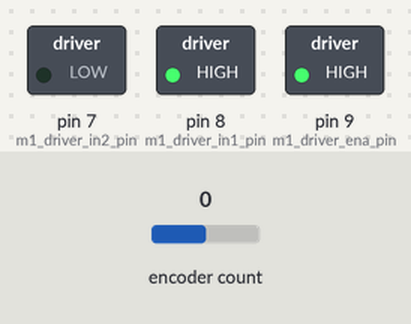
Bench run of a sketch on a simulated Arduino Uno, built with avr-gcc and run on an emulated ATmega328P. Shown: switched loads named in the sketch (green lamp = pin HIGH). The test bench sets the inputs (shaded band); at power-on: encoder count 0. What the sketch prints to the serial monitor is not drawn.

Above: at 0.1 s.
At 26.1 s:
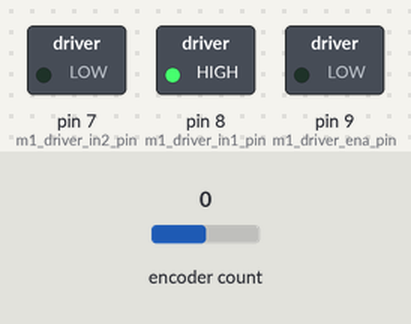
Timing chart, 0 to 27.6 s (numbered marks = the images above):
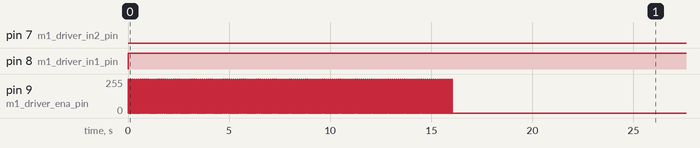

Measured:
- by itself, pin 8 (m1_driver_in1_pin): LOW → HIGH at 0.00 s
- by itself, pin 9 (m1_driver_ena_pin): alternates 255/255 for 0.01 s and 0/255 for 0.02 s, 982 changes in all, then stays 0/255

The sketch:

Motor04_PwmFreqEffect.ino
```cpp
/*
 Name:		Motor04_SpeedControl_OpenLoop.ino
 Created:	9/27/2019 5:26:56 PM
 Author:	leungp

 This code allow setting the PWM speed and PWM frequency for a motor.
Monitoring the speed via the encoder

*/

// Test Result for 775 (1:49) No Load. Input voltage 13V
// 0.1u Capcacitor attached across motor
// stepPerRev = (60*49);
// | PWM Freq | PWM Value                 |
// | -------- | ---- | ---- | ---- | ---- |
// |          | 64   | 128  | 192  | 255  |
// | -------- | ---- | ---- | ---- | ---- |
// | 122 Hz   | 1.32 | 1.45 | 1.5  | 1.52 |
// | 490 Hz   | 1.11 | 1.39 | 1.47 | 1.52 |
// | 3921 Hz  | 0.39 | 0.94 | 1.22 | 1.53 |
// | 31372 Hz | 0    | 0.39 | 0.91 | 1.53 | (Burnt the motor line capacitor)


// No more capcacitor attached across motor
// | PWM Freq | PWM Value                 |
// | -------- | ---- | ---- | ---- | ---- |
// |          | 64   | 128  | 192  | 255  |
// | -------- | ---- | ---- | ---- | ---- |
// | 30.6 Hz  | 1.35 | 1.44 | 1.48 | 1.5  |
// | 122  Hz  | 1.30 | 1.43 | 1.47 | 1.5  |
// | 490  Hz  | 1.06 | 1.35 | 1.44 | 1.5  |
// | 3921 Hz  | 0.39 | 0.93 | 1.21 | 1.5  |
// | 31372 Hz | Not dare to test anymore  |

// Conclusion: In both test 3912 Hz has the the most linear response.
// We should use this frequency in the future for the PID control

// Note on the 31372 Hz burnt the first cap
// reactance Xc = 1/(2*Pi*f*C)
// The 0.1uF cap has Reactance Xc = 160000/f
// In the case of 31372Hz, the Reactance is 5 Ohms.
// When 6V to 9V is applied, the current is more than 1A, thus the cap exploded. :(
// In the case of 3921 Hz, the Reactance is about 40 Ohms. should be fine.

#include "DCMotor.h"

const uint8_t m1_driver_ena_pin = 9;             // the pin the motor driver ENA1 is attached to (PWM Pin)
const uint8_t m1_driver_in1_pin = 8;             // the pin the motor driver IN1 is attached to
const uint8_t m1_driver_in2_pin = 7;             // the pin the motor driver IN2 is attached to
DCMotor Motor1(m1_driver_ena_pin, m1_driver_in1_pin, m1_driver_in2_pin);

#include "Encoder.h"
constexpr int stepPerRev = (60 * 49);
constexpr long reportInterval = 50; //millis
Encoder myEnc(2, 3);

void perform_one_test(int pwm, double durationSec = 1.0) {
    // Set Motor pwm to test value
    Motor1.setSpeed(pwm);
    // Print the first variable
    Serial.print(pwm);
    Serial.print(' ');
    // Wait until motor speed settle
    delay(1000);
    // Perform step counting for a duration
    unsigned long startTimeMicros = micros();
    long startPos = myEnc.read();
    while (micros() - startTimeMicros < durationSec * 1000000) {

    }
    long endPos = myEnc.read();
    // Print the result back + newline
    Serial.println((endPos - startPos) / durationSec);
}

void perform_multiple_test(int pwmStart, int pwmEnd, int step, double durationSec = 1.0) {
    for (int pwm = pwmStart; pwm < pwmEnd; pwm = pwm + step) {
        perform_one_test(pwm, durationSec);
    }
}

void perform_all_frequency_test(int pwmStart, int pwmEnd, int step, double durationSec = 1.0) {
    // Test 1 0030
    TCCR1B = TCCR1B & B11111000 | B00000101;    // set timer 1 divisor to     1024 for PWM frequency of   30.64 Hz
    Serial.println("result_0030 = [");
    perform_multiple_test(pwmStart, pwmEnd, step, durationSec);
    Serial.println("] % result_0030");
    delay(1000);
    // Test 2 0122
    TCCR1B = TCCR1B & B11111000 | B00000100;    // set timer 1 divisor to     256 for PWM frequency of    122.55 Hz
    Serial.println("result_0122 = [");
    perform_multiple_test(pwmStart, pwmEnd, step, durationSec);
    Serial.println("] % result_0122");
    delay(1000);
    // Test 2 0490
    TCCR1B = TCCR1B & B11111000 | B00000011;    // set timer 1 divisor to     64 for PWM frequency of     490.20 Hz (The DEFAULT)
    Serial.println("result_0490 = [");
    perform_multiple_test(pwmStart, pwmEnd, step, durationSec);
    Serial.println("] % result_0490");
    delay(1000);
    // Test 2 3912
    TCCR1B = TCCR1B & B11111000 | B00000010;    // set timer 1 divisor to     8 for PWM frequency of      3921.16 Hz
    Serial.println("result_3912 = [");
    perform_multiple_test(pwmStart, pwmEnd, step, durationSec);
    Serial.println("] % result_3912");
}
void setup() {

    //TCCR1B = TCCR1B & B11111000 | B00000001;    // set timer 1 divisor to     1 for PWM frequency of      31372.55 Hz
    Serial.begin(115200);
    Serial.setTimeout(10);
    Serial.println("Motor RevPerSec Test:");

    Motor1.setSpeed(0);
    // perform_all_frequency_test(0, 255, 5);
    perform_all_frequency_test(-100, 100, 5);
    Motor1.setSpeed(0);

}


void loop() {

}
```
